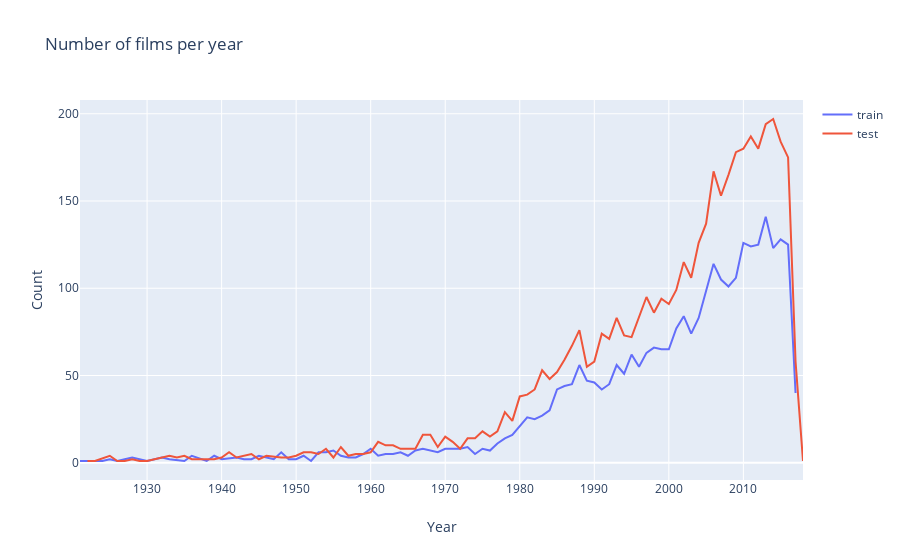

Source (notebook cell):
### Code cell
import plotly.offline as py 
py.init_notebook_mode(connected=True)
import plotly.graph_objs as go 

data = [go.Scatter(x=d1.index, y=d1.values, name='train'),
       go.Scatter(x=d2.index, y=d2.values, name='test')]

layout = go.Layout(dict(title = 'Number of films per year',
                        xaxis = dict(title = 'Year'),
                        yaxis = dict(title = 'Count'),
                       ), legend = dict(orientation='v'))
py.iplot(dict(data=data, layout=layout))

### Figure 1 — Plotly figure (JSON) as saved in the notebook; plotly's stock layout.template omitted (floating-point values rounded to 4 significant figures)
{"data": [{"name": "train", "type": "scatter", "x": [1921, 1924, 1925, 1926, 1927, 1928, 1930, 1931, 1932, 1933, 1935, 1936, 1938, 1939, 1940, 1942, 1943, 1944, 1945, 1947, 1948, 1949, 1950, 1951, 1952, 1953, 1954, 1955, 1956, 1957, 1958, 1959, 1960, 1961, 1962, 1963, 1964, 1965, 1966, 1967, 1968, 1969, 1970, 1971, 1972, 1973, 1974, 1975, 1976, 1977, 1978, 1979, 1980, 1981, 1982, 1983, 1984, 1985, 1986, 1987, 1988, 1989, 1990, 1991, 1992, 1993, 1994, 1995, 1996, 1997, 1998, 1999, 2000, 2001, 2002, 2003, 2004, 2005, 2006, 2007, 2008, 2009, 2010, 2011, 2012, 2013, 2014, 2015, 2016, 2017], "y": [1, 1, 2, 1, 2, 3, 1, 2, 3, 2, 1, 4, 1, 4, 2, 3, 2, 2, 4, 2, 6, 2, 2, 4, 1, 6, 6, 7, 4, 3, 3, 5, 8, 4, 5, 5, 6, 4, 7, 8, 7, 6, 8, 8, 8, 9, 5, 8, 7, 11, 14, 16, 21, 26, 25, 27, 30, 42, 44, 45, 56, 47, 46, 42, 45, 56, 51, 62, 55, 63, 66, 65, 65, 77, 84, 74, 83, 99, 114, 105, 101, 106, 126, 124, 125, 141, 123, 128, 125, 40]}, {"name": "test", "type": "scatter", "x": [1922, 1923, 1925, 1926, 1927, 1928, 1929, 1930, 1931, 1933, 1934, 1935, 1936, 1937, 1938, 1939, 1940, 1941, 1942, 1944, 1945, 1946, 1948, 1949, 1950, 1951, 1952, 1953, 1954, 1955, 1956, 1957, 1958, 1959, 1960, 1961, 1962, 1963, 1964, 1965, 1966, 1967, 1968, 1969, 1970, 1971, 1972, 1973, 1974, 1975, 1976, 1977, 1978, 1979, 1980, 1981, 1982, 1983, 1984, 1985, 1986, 1987, 1988, 1989, 1990, 1991, 1992, 1993, 1994, 1995, 1996, 1997, 1998, 1999, 2000, 2001, 2002, 2003, 2004, 2005, 2006, 2007, 2008, 2009, 2010, 2011, 2012, 2013, 2014, 2015, 2016, 2017, 2018], "y": [1, 1, 4, 1, 1, 2, 1, 1, 2, 4, 3, 4, 2, 2, 2, 2, 3, 6, 3, 5, 2, 4, 3, 3, 4, 6, 6, 5, 8, 3, 9, 4, 5, 5, 6, 12, 10, 10, 8, 8, 8, 16, 16, 9, 15, 12, 8, 14, 14, 18, 15, 18, 29, 24, 38, 39, 42, 53, 48, 52, 59, 67, 76, 55, 58, 74, 71, 83, 73, 72, 83, 95, 86, 94, 91, 99, 115, 106, 126, 137, 167, 153, 165, 178, 180, 187, 180, 194, 197, 184, 175, 58, 1]}], "layout": {"legend": {"orientation": "v"}, "title": {"text": "Number of films per year"}, "xaxis": {"title": {"text": "Year"}}, "yaxis": {"title": {"text": "Count"}}}}
